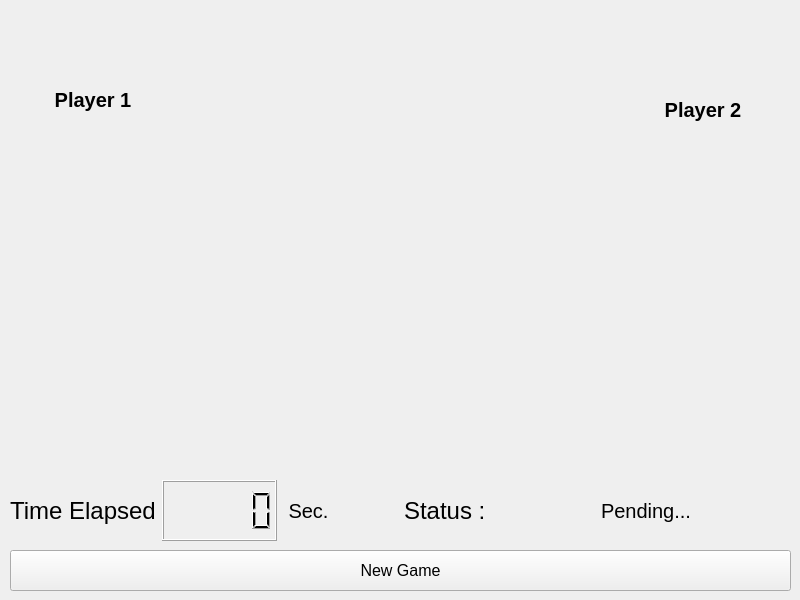
<?xml version="1.0" encoding="UTF-8"?>
<ui version="4.0">
 <class>PlayPage</class>
 <widget class="QWidget" name="PlayPage">
  <property name="geometry">
   <rect>
    <x>0</x>
    <y>0</y>
    <width>800</width>
    <height>600</height>
   </rect>
  </property>
  <property name="windowTitle">
   <string>Form</string>
  </property>
  <widget class="QLabel" name="labelArrowRed_P1">
   <property name="geometry">
    <rect>
     <x>40</x>
     <y>270</y>
     <width>121</width>
     <height>191</height>
    </rect>
   </property>
   <property name="text">
    <string/>
   </property>
   <property name="pixmap">
    <pixmap resource="images.qrc">:/images/btns/arrowRed.png</pixmap>
   </property>
  </widget>
  <widget class="QLabel" name="labelArrowRed_P2">
   <property name="geometry">
    <rect>
     <x>640</x>
     <y>270</y>
     <width>121</width>
     <height>191</height>
    </rect>
   </property>
   <property name="text">
    <string/>
   </property>
   <property name="pixmap">
    <pixmap resource="images.qrc">:/images/btns/arrowRed.png</pixmap>
   </property>
  </widget>
  <widget class="QWidget" name="layoutWidget">
   <property name="geometry">
    <rect>
     <x>190</x>
     <y>10</y>
     <width>417</width>
     <height>409</height>
    </rect>
   </property>
   <layout class="QVBoxLayout" name="verticalLayout">
    <item>
     <layout class="QHBoxLayout" name="horizontalLayout">
      <item>
       <widget class="QPushButton" name="pushButton1X1">
        <property name="text">
         <string/>
        </property>
        <property name="icon">
         <iconset resource="images.qrc">
          <normaloff>:/images/btns/cross/btn_empty.png</normaloff>:/images/btns/cross/btn_empty.png</iconset>
        </property>
        <property name="iconSize">
         <size>
          <width>120</width>
          <height>120</height>
         </size>
        </property>
        <property name="flat">
         <bool>true</bool>
        </property>
       </widget>
      </item>
      <item>
       <widget class="QPushButton" name="pushButton1X2">
        <property name="text">
         <string/>
        </property>
        <property name="icon">
         <iconset resource="images.qrc">
          <normaloff>:/images/btns/cross/btn_empty.png</normaloff>:/images/btns/cross/btn_empty.png</iconset>
        </property>
        <property name="iconSize">
         <size>
          <width>120</width>
          <height>120</height>
         </size>
        </property>
        <property name="flat">
         <bool>true</bool>
        </property>
       </widget>
      </item>
      <item>
       <widget class="QPushButton" name="pushButton1X3">
        <property name="text">
         <string/>
        </property>
        <property name="icon">
         <iconset resource="images.qrc">
          <normaloff>:/images/btns/cross/btn_empty.png</normaloff>:/images/btns/cross/btn_empty.png</iconset>
        </property>
        <property name="iconSize">
         <size>
          <width>120</width>
          <height>120</height>
         </size>
        </property>
        <property name="flat">
         <bool>true</bool>
        </property>
       </widget>
      </item>
     </layout>
    </item>
    <item>
     <layout class="QHBoxLayout" name="horizontalLayout_2">
      <item>
       <widget class="QPushButton" name="pushButton2X1">
        <property name="text">
         <string/>
        </property>
        <property name="icon">
         <iconset resource="images.qrc">
          <normaloff>:/images/btns/cross/btn_empty.png</normaloff>:/images/btns/cross/btn_empty.png</iconset>
        </property>
        <property name="iconSize">
         <size>
          <width>120</width>
          <height>120</height>
         </size>
        </property>
        <property name="flat">
         <bool>true</bool>
        </property>
       </widget>
      </item>
      <item>
       <widget class="QPushButton" name="pushButton2X2">
        <property name="text">
         <string/>
        </property>
        <property name="icon">
         <iconset resource="images.qrc">
          <normaloff>:/images/btns/cross/btn_empty.png</normaloff>:/images/btns/cross/btn_empty.png</iconset>
        </property>
        <property name="iconSize">
         <size>
          <width>120</width>
          <height>120</height>
         </size>
        </property>
        <property name="flat">
         <bool>true</bool>
        </property>
       </widget>
      </item>
      <item>
       <widget class="QPushButton" name="pushButton2X3">
        <property name="text">
         <string/>
        </property>
        <property name="icon">
         <iconset resource="images.qrc">
          <normaloff>:/images/btns/cross/btn_empty.png</normaloff>:/images/btns/cross/btn_empty.png</iconset>
        </property>
        <property name="iconSize">
         <size>
          <width>120</width>
          <height>120</height>
         </size>
        </property>
        <property name="flat">
         <bool>true</bool>
        </property>
       </widget>
      </item>
     </layout>
    </item>
    <item>
     <layout class="QHBoxLayout" name="horizontalLayout_3">
      <item>
       <widget class="QPushButton" name="pushButton3X1">
        <property name="text">
         <string/>
        </property>
        <property name="icon">
         <iconset resource="images.qrc">
          <normaloff>:/images/btns/cross/btn_empty.png</normaloff>:/images/btns/cross/btn_empty.png</iconset>
        </property>
        <property name="iconSize">
         <size>
          <width>120</width>
          <height>120</height>
         </size>
        </property>
        <property name="flat">
         <bool>true</bool>
        </property>
       </widget>
      </item>
      <item>
       <widget class="QPushButton" name="pushButton3X2">
        <property name="text">
         <string/>
        </property>
        <property name="icon">
         <iconset resource="images.qrc">
          <normaloff>:/images/btns/cross/btn_empty.png</normaloff>:/images/btns/cross/btn_empty.png</iconset>
        </property>
        <property name="iconSize">
         <size>
          <width>120</width>
          <height>120</height>
         </size>
        </property>
        <property name="flat">
         <bool>true</bool>
        </property>
       </widget>
      </item>
      <item>
       <widget class="QPushButton" name="pushButton3X3">
        <property name="text">
         <string/>
        </property>
        <property name="icon">
         <iconset resource="images.qrc">
          <normaloff>:/images/btns/cross/btn_empty.png</normaloff>:/images/btns/cross/btn_empty.png</iconset>
        </property>
        <property name="iconSize">
         <size>
          <width>120</width>
          <height>120</height>
         </size>
        </property>
        <property name="flat">
         <bool>true</bool>
        </property>
       </widget>
      </item>
     </layout>
    </item>
   </layout>
  </widget>
  <widget class="QWidget" name="layoutWidget">
   <property name="geometry">
    <rect>
     <x>10</x>
     <y>50</y>
     <width>166</width>
     <height>203</height>
    </rect>
   </property>
   <layout class="QVBoxLayout" name="verticalLayout_2">
    <item>
     <widget class="QLabel" name="labelPlayer1">
      <property name="font">
       <font>
        <pointsize>15</pointsize>
        <weight>75</weight>
        <bold>true</bold>
        <underline>false</underline>
       </font>
      </property>
      <property name="text">
       <string>Player 1</string>
      </property>
      <property name="alignment">
       <set>Qt::AlignCenter</set>
      </property>
     </widget>
    </item>
    <item>
     <widget class="QLabel" name="labelTomato">
      <property name="font">
       <font>
        <pointsize>8</pointsize>
       </font>
      </property>
      <property name="text">
       <string/>
      </property>
      <property name="pixmap">
       <pixmap resource="images.qrc">:/images/btns/cross/tomato.png</pixmap>
      </property>
      <property name="scaledContents">
       <bool>true</bool>
      </property>
     </widget>
    </item>
   </layout>
  </widget>
  <widget class="QWidget" name="layoutWidget">
   <property name="geometry">
    <rect>
     <x>620</x>
     <y>60</y>
     <width>166</width>
     <height>203</height>
    </rect>
   </property>
   <layout class="QVBoxLayout" name="verticalLayout_3">
    <item>
     <widget class="QLabel" name="labelPlayer2">
      <property name="font">
       <font>
        <pointsize>15</pointsize>
        <weight>75</weight>
        <bold>true</bold>
        <underline>false</underline>
       </font>
      </property>
      <property name="text">
       <string>Player 2</string>
      </property>
      <property name="alignment">
       <set>Qt::AlignCenter</set>
      </property>
     </widget>
    </item>
    <item>
     <widget class="QLabel" name="labelLeave">
      <property name="font">
       <font>
        <pointsize>8</pointsize>
       </font>
      </property>
      <property name="text">
       <string/>
      </property>
      <property name="pixmap">
       <pixmap resource="images.qrc">:/images/btns/cross/leave.png</pixmap>
      </property>
      <property name="scaledContents">
       <bool>true</bool>
      </property>
     </widget>
    </item>
   </layout>
  </widget>
  <widget class="QPushButton" name="pushButtonNewGame">
   <property name="geometry">
    <rect>
     <x>10</x>
     <y>550</y>
     <width>781</width>
     <height>41</height>
    </rect>
   </property>
   <property name="font">
    <font>
     <pointsize>12</pointsize>
    </font>
   </property>
   <property name="cursor">
    <cursorShape>PointingHandCursor</cursorShape>
   </property>
   <property name="text">
    <string extracomment="Start a New Game">New Game</string>
   </property>
   <property name="flat">
    <bool>false</bool>
   </property>
  </widget>
  <widget class="QWidget" name="">
   <property name="geometry">
    <rect>
     <x>10</x>
     <y>480</y>
     <width>781</width>
     <height>61</height>
    </rect>
   </property>
   <layout class="QHBoxLayout" name="horizontalLayout_6">
    <item>
     <layout class="QHBoxLayout" name="horizontalLayout_4">
      <item>
       <widget class="QLabel" name="labelTime">
        <property name="font">
         <font>
          <pointsize>18</pointsize>
         </font>
        </property>
        <property name="text">
         <string>Time Elapsed</string>
        </property>
       </widget>
      </item>
      <item>
       <widget class="QLCDNumber" name="lcdNumberTime"/>
      </item>
      <item>
       <widget class="QLabel" name="labelTimeSec">
        <property name="font">
         <font>
          <pointsize>15</pointsize>
         </font>
        </property>
        <property name="text">
         <string> Sec.</string>
        </property>
       </widget>
      </item>
     </layout>
    </item>
    <item>
     <layout class="QHBoxLayout" name="horizontalLayout_5">
      <item>
       <widget class="QLabel" name="labelStatus">
        <property name="font">
         <font>
          <pointsize>18</pointsize>
         </font>
        </property>
        <property name="text">
         <string>Status :</string>
        </property>
       </widget>
      </item>
      <item>
       <widget class="QLabel" name="labelStatusInfo">
        <property name="font">
         <font>
          <pointsize>15</pointsize>
         </font>
        </property>
        <property name="text">
         <string>Pending...</string>
        </property>
       </widget>
      </item>
     </layout>
    </item>
   </layout>
  </widget>
  <zorder>labelArrowRed_P1</zorder>
  <zorder>labelArrowRed_P2</zorder>
  <zorder>layoutWidget</zorder>
  <zorder>layoutWidget</zorder>
  <zorder>layoutWidget</zorder>
  <zorder>lcdNumberTime</zorder>
  <zorder>labelTime</zorder>
  <zorder>labelTimeSec</zorder>
  <zorder>labelTimeSec</zorder>
  <zorder>labelStatus</zorder>
  <zorder>labelStatusInfo</zorder>
  <zorder>pushButtonNewGame</zorder>
 </widget>
 <resources>
  <include location="images.qrc"/>
 </resources>
 <connections/>
</ui>
